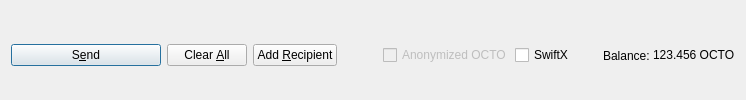
         <widget class="QFrame" name="frame_Send">
          <layout class="QHBoxLayout" name="horizontalLayout">
           <property name="bottomMargin">
            <number>0</number>
           </property>
           <item>
            <widget class="QPushButton" name="sendButton">
             <property name="minimumSize">
              <size>
               <width>150</width>
               <height>0</height>
              </size>
             </property>
             <property name="toolTip">
              <string>Confirm the send action</string>
             </property>
             <property name="text">
              <string>S&amp;end</string>
             </property>
             <property name="icon">
              <iconset resource="../octo.qrc">
               <normaloff>:/icons/send</normaloff>:/icons/send</iconset>
             </property>
             <property name="autoDefault">
              <bool>false</bool>
             </property>
             <property name="default">
              <bool>true</bool>
             </property>
            </widget>
           </item>
           <item>
            <widget class="QPushButton" name="clearButton">
             <property name="sizePolicy">
              <sizepolicy hsizetype="Minimum" vsizetype="Fixed">
               <horstretch>0</horstretch>
               <verstretch>0</verstretch>
              </sizepolicy>
             </property>
             <property name="toolTip">
              <string>Clear all fields of the form.</string>
             </property>
             <property name="text">
              <string>Clear &amp;All</string>
             </property>
             <property name="icon">
              <iconset resource="../octo.qrc">
               <normaloff>:/icons/remove</normaloff>:/icons/remove</iconset>
             </property>
             <property name="autoDefault">
              <bool>false</bool>
             </property>
            </widget>
           </item>
           <item>
            <widget class="QPushButton" name="addButton">
             <property name="toolTip">
              <string>Send to multiple recipients at once</string>
             </property>
             <property name="text">
              <string>Add &amp;Recipient</string>
             </property>
             <property name="icon">
              <iconset resource="../octo.qrc">
               <normaloff>:/icons/add</normaloff>:/icons/add</iconset>
             </property>
             <property name="autoDefault">
              <bool>false</bool>
             </property>
            </widget>
           </item>
           <item>
            <spacer name="horizontalSpacer">
             <property name="orientation">
              <enum>Qt::Horizontal</enum>
             </property>
             <property name="sizeHint" stdset="0">
              <size>
               <width>40</width>
               <height>20</height>
              </size>
             </property>
            </spacer>
           </item>
           <item>
            <layout class="QHBoxLayout" name="horizontalLayout_2">
             <property name="spacing">
              <number>3</number>
             </property>
             <item>
              <widget class="QCheckBox" name="checkzOCTO">
               <property name="enabled">
                <bool>false</bool>
               </property>
               <property name="text">
                <string>Anonymized OCTO</string>
               </property>
              </widget>
             </item>
             <item>
              <widget class="QCheckBox" name="checkSwiftTX">
               <property name="enabled">
                <bool>true</bool>
               </property>
               <property name="minimumSize">
                <size>
                 <width>85</width>
                 <height>0</height>
                </size>
               </property>
               <property name="text">
                <string>SwiftX</string>
               </property>
              </widget>
             </item>
             <item>
              <widget class="QLabel" name="label">
               <property name="text">
                <string>Balance:</string>
               </property>
              </widget>
             </item>
             <item>
              <widget class="QLabel" name="labelBalance">
               <property name="sizePolicy">
                <sizepolicy hsizetype="Preferred" vsizetype="Fixed">
                 <horstretch>0</horstretch>
                 <verstretch>0</verstretch>
                </sizepolicy>
               </property>
               <property name="cursor">
                <cursorShape>IBeamCursor</cursorShape>
               </property>
               <property name="text">
                <string notr="true">123.456 OCTO</string>
               </property>
               <property name="textInteractionFlags">
                <set>Qt::LinksAccessibleByMouse|Qt::TextSelectableByKeyboard|Qt::TextSelectableByMouse</set>
               </property>
              </widget>
             </item>
            </layout>
           </item>
          </layout>
         </widget>
